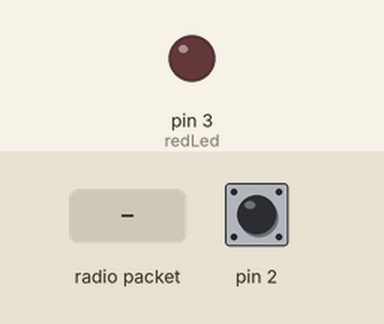
Recording of a sketch running on a simulated Arduino Pro Mini, built with avr-gcc and run on an emulated ATmega328P. Parts: output pins drawn as LEDs (lit = HIGH). The inputs (shaded band) are chosen by the test bench; at power-on: pin 2 HIGH. No radio packets arrive unless stated; what the sketch prints to the serial monitor is not drawn.

Above: at 1.2 s.
1.3 s: radio packet "1" arrives
At 1.47 s:
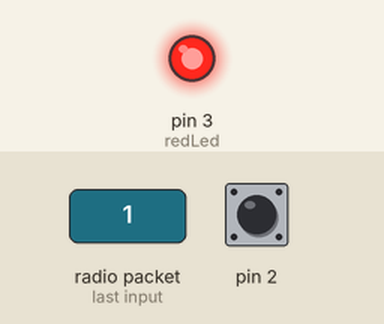
3.1 s: pin 2 pulled LOW for 1 s
Timing chart, 0 to 6.1 s (numbered marks = the images above; inputs shaded):
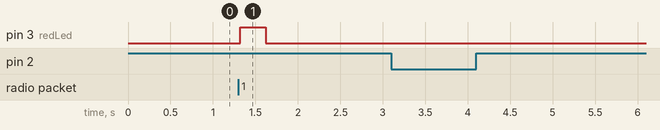

The sketch:

Son_hali.ino
```cpp
#include <CapacitiveSensor.h>
#include <SPI.h>
#include <RH_NRF24.h>
/*
 * CapitiveSense Library Demo Sketch
 * Paul Badger 2008
 * Uses a high value resistor e.g. 10M between send pin and receive pin
 * Resistor effects sensitivity, experiment with values, 50K - 50M. Larger resistor values yield larger sensor values.
 * Receive pin is the sensor pin - try different amounts of foil/metal on this pin
 */
 /*######################################################################################
  * ARDUINO PRO MINI 5V
  *
  * Radio Setup Pin
  * CE:8
  * CSN:10
  * SCK:13
  * MOSI:11
  * MISO:12
  *
  * Touch Sensor Pin
  * pin4-pin2 (pin2 is sensor pin)
  *
  * RGB LED Pin
  * RED:
  * GREEN:
  * BLUE:
  *
  *
  * #####################################################################################
  */
RH_NRF24 nrf24;

CapacitiveSensor   cs_4_2 = CapacitiveSensor(4,2);        // 10M resistor between pins 4 & 2, pin 2 is sensor pin, add a wire and or foil if desired
//CapacitiveSensor   cs_4_6 = CapacitiveSensor(4,6);        // 10M resistor between pins 4 & 6, pin 6 is sensor pin, add a wire and or foil
//CapacitiveSensor   cs_4_8 = CapacitiveSensor(4,8);        // 10M resistor between pins 4 & 8, pin 8 is sensor pin, add a wire and or foil
/////radyo kısmı


boolean state=false;
int redLed = 3;
int control=0;


void setup()
{
   cs_4_2.set_CS_AutocaL_Millis(0xFFFFFFFF);     // turn off autocalibrate on channel 1 - just as an example
   Serial.begin(9600);
   pinMode(3,INPUT);
   ///radyo ayarları
 pinMode(redLed, OUTPUT);
  //pinMode(button, INPUT);

  if (!nrf24.init())
    Serial.println("init failed");
  // Defaults after init are 2.402 GHz (channel 2), 2Mbps, 0dBm
  if (!nrf24.setChannel(1))
    Serial.println("setChannel failed");
  if (!nrf24.setRF(RH_NRF24::DataRate2Mbps, RH_NRF24::TransmitPower0dBm))
    Serial.println("setRF failed");


}
void loop()
{
 long total1 =  cs_4_2.capacitiveSensor(80);
  Serial.print(total1);                  // print sensor output 1
    Serial.print("\t");


if(total1>35){
   // Send a message
    uint8_t data[] = "mesaj";
    nrf24.send(data, sizeof(data));
    nrf24.waitPacketSent();
   delay(10);
  } else {
    // Wait for a message
    uint8_t buf[RH_NRF24_MAX_MESSAGE_LEN];
    uint8_t len = sizeof(buf);
    while (nrf24.waitAvailableTimeout(200) && nrf24.recv(buf, &len))
    {
        //something was received, turn the right LED on
        digitalWrite(redLed, HIGH);
        control=1;//kontrol değişkeni 1
        void rgb_func();   delay(100);
    }
    digitalWrite(redLed, LOW);
    control=0;//kontrol değişkeni 0
  }
  delay(10);
}

void rgb_func(){


Serial.print("rgb fonksiyon geldi");


}
```

Measured:
- after the input at 1.3 s, pin 3 (redLed): LOW → HIGH at once, → LOW 0.30 s later
- after the input at 3.1 s, every drawn part: stays the same
